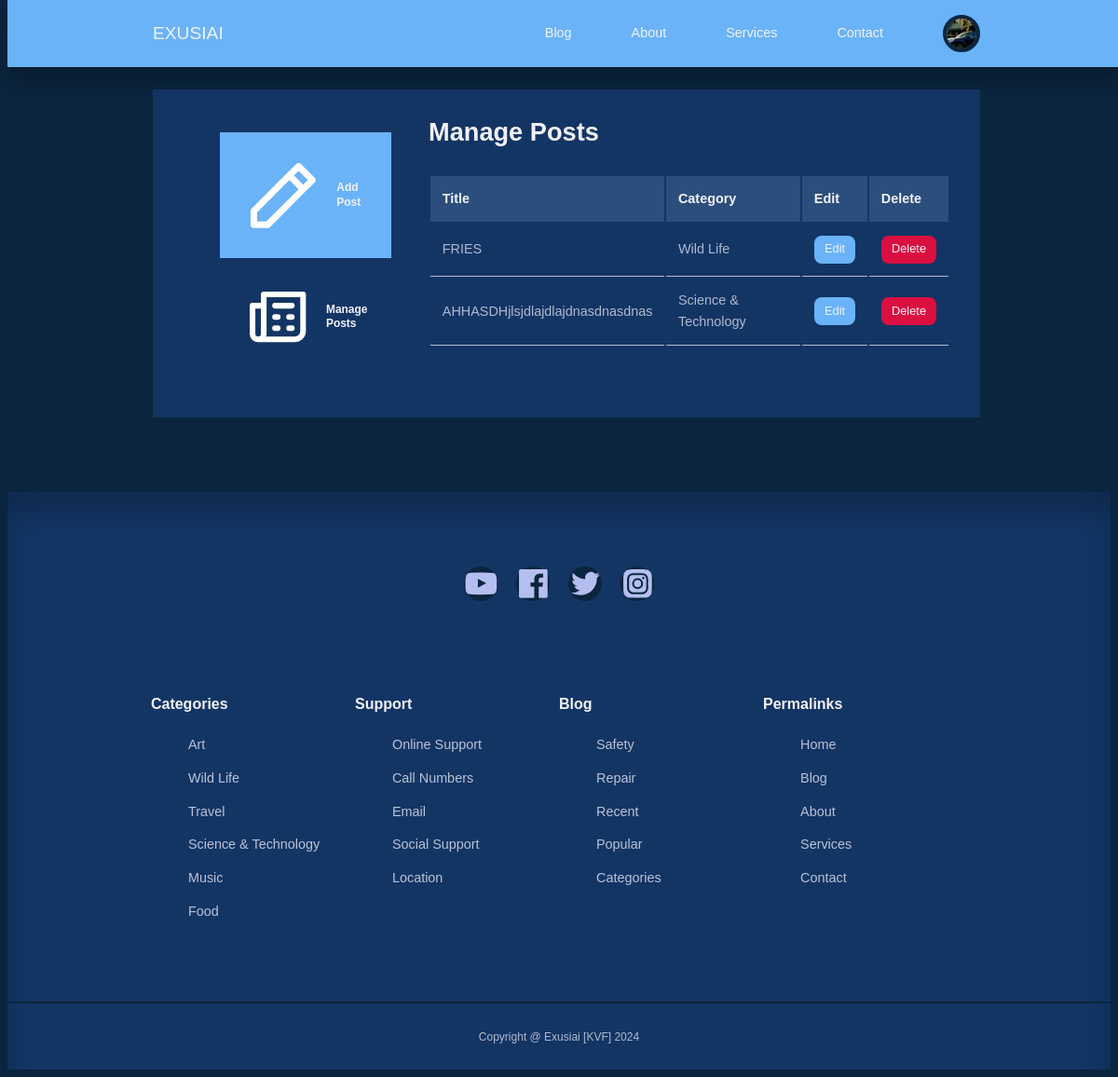
Page /blog/admin/ (signed in) on the committed database.
### tables this page shows
CREATE TABLE `users` (
  `ID` int(11) UNSIGNED NOT NULL,
  `firstname` varchar(50) NOT NULL,
  `lastname` varchar(50) NOT NULL,
  `username` varchar(50) NOT NULL,
  `email` varchar(255) NOT NULL,
  `password` varchar(255) NOT NULL,
  `avatar` varchar(255) NOT NULL,
  `is_admin` tinyint(1) NOT NULL
);

CREATE TABLE `posts` (
  `ID` int(11) UNSIGNED NOT NULL,
  `title` varchar(255) NOT NULL,
  `body` text NOT NULL,
  `thumbnail` varchar(255) NOT NULL,
  `date_time` timestamp NOT NULL DEFAULT current_timestamp(),
  `category_id` int(11) UNSIGNED DEFAULT NULL,
  `author_id` int(11) UNSIGNED NOT NULL,
  `is_featured` tinyint(1) NOT NULL
);

CREATE TABLE `categories` (
  `ID` int(11) UNSIGNED NOT NULL,
  `title` varchar(50) NOT NULL,
  `description` text NOT NULL
);

### blog/admin/partials/header.php (called while the page is built, shortened)
<?php
    require '../partials/header.php';
?>

### blog/admin/index.php (the view, shortened to what this page needs)
<?php
    include 'partials/header.php';
    $current_user_id = $_SESSION['user_id'];
    $query = "SELECT ID, title, category_id FROM posts WHERE author_id=$current_user_id ORDER BY ID DESC";
    $posts = mysqli_query($conn, $query);
?>
    <section class="dashboard">
        <div class="container dashboard-container">
            <aside>
                <ul>
                    <li>
                        <a href="add-post.php"><h5>Add Post</h5></a>
                    </li>
                    <li>
                        <a href="<?= ROOT_URL ?>admin/index.php" class="active"><h5>Manage Posts</h5></a>
                    </li>
                </ul>
            </aside>
            <main>
                <h2>Manage Posts</h2>
                <?php if(mysqli_num_rows($posts) >0) : ?>
                    <table>
                        <thead>
                            <tr>
                                <th>Title</th>
                                <th>Category</th>
                                <th>Edit</th>
                                <th>Delete</th>
                            </tr>
                        </thead>
                        <tbody>
                            <?php while($post = mysqli_fetch_assoc($posts)) : ?>
                                <?php
                                    $category_id = $post['category_id'];
                                    $category_query = "SELECT title FROM categories WHERE ID=$category_id";
                                    $category_result = mysqli_query($conn, $category_query);
                                    $category = mysqli_fetch_assoc($category_result);
                                ?>
                                <tr>
                                    <td><?= $post['title'] ?></td>
                                    <td><?= $category['title'] ?></td>
                                    <td><a href="<?= ROOT_URL ?>admin/edit-post.php?ID=<?= $post['ID']?>" class="btn sm">Edit</a></td>
                                    <td><a href="<?= ROOT_URL ?>admin/delete-post.php?ID=<?= $post['ID']?>" class="btn sm danger" onclick="return confirm('Are you sure you want to delete this post?');">Delete</a></td>
                                </tr>
                            <?php endwhile ?>
                        </tbody>
                    </table>
                <?php else : ?>
                    <div class="alert_message error">
                        <?= "No posts found."?>
                    </div>
                <?php endif ?>
            </main>
        </div>
    </section>
<?php
    include '../partials/footer.php';
?>

### blog/partials/header.php (shortened to what this page needs)
<?php
    require 'config/database.php';
    if(isset($_SESSION['user_id']))
    {
        $ID = filter_var($_SESSION['user_id'], FILTER_SANITIZE_NUMBER_INT);
        $query = "SELECT avatar FROM users WHERE ID=$ID";
        $result = mysqli_query($conn, $query);
        $avatar = mysqli_fetch_assoc($result);
    }
?>
<!DOCTYPE html>
<html lang="en">
<head>
    <link rel="stylesheet" href="<?= ROOT_URL ?>css/style.css">
    <link rel="stylesheet" href="<link rel="stylesheet" href="https://unicons.iconscout.com/release/v4.0.8/css/line.css">
</head>
<body>
    <nav>
        <div class="container nav_container">
            <a href="<?= ROOT_URL ?>" class="nav_logo">EXUSIAI</a>
            <ul class="nav_items">
                <li><a href="<?= ROOT_URL ?>blog.php">Blog</a></li>
                <li><a href="<?= ROOT_URL ?>about.php">About</a></li>
                <li><a href="<?= ROOT_URL ?>services.php">Services</a></li>
                <li><a href="<?= ROOT_URL ?>contact.php">Contact</a></li>
                <?php if(isset($_SESSION['user_id'])) : ?>
                    <li class="nav_profile">
                        <div class="avatar">
                            <img src="<?= ROOT_URL . 'images/' .$avatar['avatar'] ?>" alt="">
                        </div>
                    </li>
                <?php else : ?>
                    <li><a href="<?= ROOT_URL ?>signin.php">Sign In</a></li>
                <?php endif ?>
            </ul>
        </div>
    </nav>

### blog/css/style.css (style rules this page uses)
:root { --color-primary: #6ab3f8; --color-primary-light: hsla(220, 91%, 69%, 0.18); --color-primary-variant: #548dcf; --color-red: #da0f3f; --color-red-light: hsl(346, 87%, 46%, 15%); --color-green: #00c476; --color-green-light: hsl(156, 100%, 38%, 15%); --color-gray-900: #133564; --color-gray-700: #2b4e7c; --color-gray-300: rgba(242, 242, 254, 0.3); --color-gray-200: rgba(242, 242, 254, 0.7); --color-white: #f2f2fe; --color-bg: #0b253e; --transition: all 300ms ease; --container-width-lg: 74%; --container-width-md: 88%; --form-width: 40%; --card-border-radius-1: 0.3rem; --card-border-radius-2: 0.5rem; --card-border-radius-3: 0.8rem; --card-border-radius-4: 2rem; --card-border-radius-5: 5rem; }
* { outline: 0; border: 0; appearance: 0; list-style: none; text-decoration: none; box-sizing: border-box; font-family: Verdana, Geneva, Tahoma, sans-serif; }
body { font-family: "Montserrat", sans-serif; line-height: 1.6; color: var(--color-gray-200); overflow-x: hidden; background: var(--color-bg); font-size: 0.9rem; }
.container { width: var(--container-width-lg); max-width: 1800px; margin-inline: auto; }
section { margin-top: 3rem; width: 100vw; }
h1, h2, h3, h4, h5 { color: var(--color-white); line-height: 1.3; }
h2 { font-size: 1.7rem; margin: 1rem 0; }
a { color: var(--color-white); transition: var(--transition); }
img { display: block; width: 100%; object-fit: cover; }
nav { background: var(--color-primary); width: 100vw; height: 4.5rem; position: fixed; top: 0; z-index: 10; box-shadow: 0 1rem 1rem rgba(0, 0, 0, 0.2); }
.nav_container { height: 100%; display: flex; align-items: center; justify-content: space-between; }
.avatar { width: 2.5rem; height: 2.5rem; border-radius: 50%; overflow: hidden; border: 0.3rem solid var(--color-bg); }
.avatar img { height: fit-content; width: fit-content; }
.nav_logo { font-weight: 600px; font-size: 1.2rem; }
.nav_items { display: flex; align-items: center; gap: 4rem; }
.nav_profile { position: relative; cursor: pointer; }
.btn { display: inline-block; width: fit-content; padding: 0.6rem 1.2rem; background-color: var(--color-primary); border-radius: var(--card-border-radius-2); cursor: pointer; transition: var(--transition); color: var(--color-white); }
.btn.sm { padding: 0.3rem 0.7rem; font-size: 0.8rem; }
.btn.danger { background: var(--color-red); }
.dashboard { margin-top: 6rem; }
.dashboard-container { display: grid; grid-template-columns: 14rem auto; gap: 1rem; background: var(--color-gray-900); padding: 2rem; margin-bottom: 5rem; }
.dashboard aside a { background: var(--color-primary); display: flex; gap: 1rem; align-items: center; padding: 1.6rem; }
.dashboard aside ul li:not(:last-child) a { border-bottom: 1px solid var(--color-gray-900); }
.dashboard aside a.active { background-color: var(--color-gray-900); }
.dashboard main { margin-left: 1.5rem; }
.dashboard main h2 { margin: 0 0 2rem 0; line-height: 1; }
.dashboard main table { width: 100%; text-align: left; }
.dashboard main table th { background: var(--color-gray-700); padding: 0.8rem; color: var(--color-white); }
.dashboard main table td { padding: 0.8rem; border-bottom: 1px solid var(--color-gray-200); }

### rows in the picture
users: avatar (picture)
posts: title "FRIES", category.title "Wild Life"
posts: title "AHHASDHjlsjdlajdlajdnasdnasdnas", category.title "Science & Technology"
